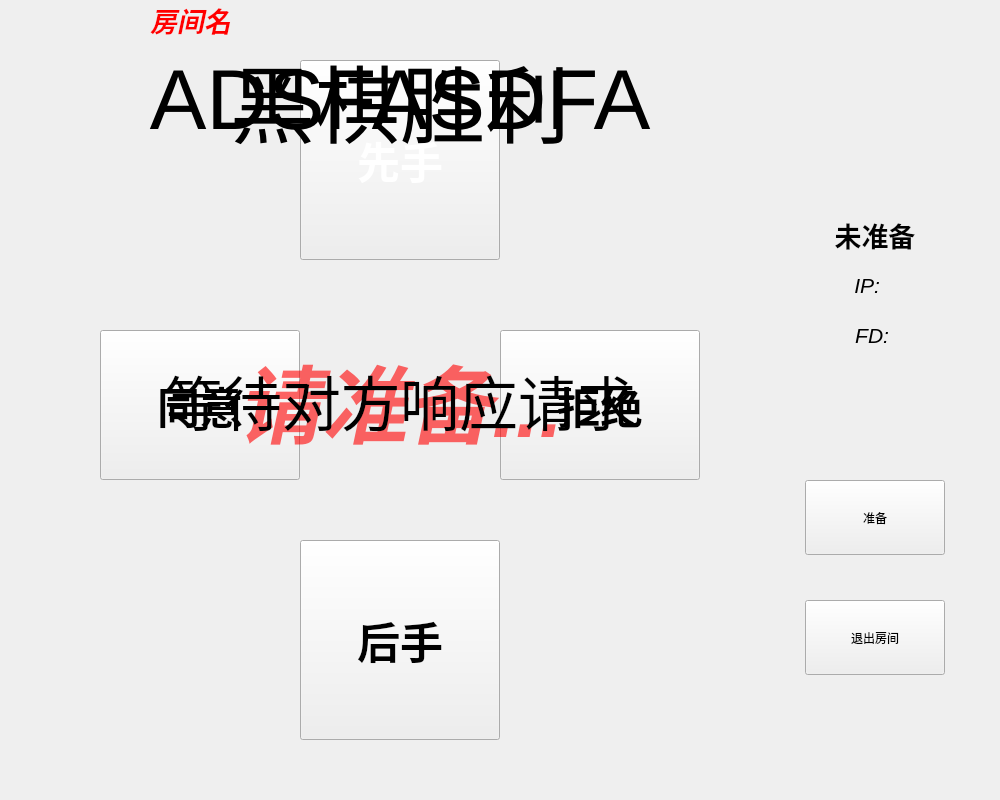
<?xml version="1.0" encoding="UTF-8"?>
<ui version="4.0">
 <class>internet_game</class>
 <widget class="QWidget" name="internet_game">
  <property name="geometry">
   <rect>
    <x>0</x>
    <y>0</y>
    <width>1000</width>
    <height>800</height>
   </rect>
  </property>
  <property name="windowTitle">
   <string>Form</string>
  </property>
  <widget class="QStackedWidget" name="stackedWidget">
   <property name="geometry">
    <rect>
     <x>750</x>
     <y>0</y>
     <width>250</width>
     <height>800</height>
    </rect>
   </property>
   <property name="currentIndex">
    <number>0</number>
   </property>
   <widget class="QWidget" name="page_1">
    <widget class="QPushButton" name="Button_prepare">
     <property name="geometry">
      <rect>
       <x>55</x>
       <y>480</y>
       <width>140</width>
       <height>75</height>
      </rect>
     </property>
     <property name="styleSheet">
      <string notr="true">background-image: url(:/new/prefix1/img/btnbg.jpg);</string>
     </property>
     <property name="text">
      <string>准备</string>
     </property>
    </widget>
    <widget class="QPushButton" name="Button_exit_room">
     <property name="geometry">
      <rect>
       <x>55</x>
       <y>600</y>
       <width>140</width>
       <height>75</height>
      </rect>
     </property>
     <property name="styleSheet">
      <string notr="true">background-image: url(:/new/prefix1/img/btnbg.jpg);</string>
     </property>
     <property name="text">
      <string>退出房间</string>
     </property>
    </widget>
    <widget class="QLabel" name="label_ip">
     <property name="geometry">
      <rect>
       <x>-5</x>
       <y>270</y>
       <width>250</width>
       <height>30</height>
      </rect>
     </property>
     <property name="font">
      <font>
       <pointsize>16</pointsize>
       <weight>50</weight>
       <italic>true</italic>
       <bold>false</bold>
      </font>
     </property>
     <property name="text">
      <string>IP: </string>
     </property>
     <property name="alignment">
      <set>Qt::AlignCenter</set>
     </property>
    </widget>
    <widget class="QLabel" name="label_opponent">
     <property name="geometry">
      <rect>
       <x>50</x>
       <y>30</y>
       <width>150</width>
       <height>150</height>
      </rect>
     </property>
     <property name="text">
      <string/>
     </property>
    </widget>
    <widget class="QLabel" name="label_prepare_">
     <property name="geometry">
      <rect>
       <x>50</x>
       <y>220</y>
       <width>150</width>
       <height>30</height>
      </rect>
     </property>
     <property name="font">
      <font>
       <pointsize>20</pointsize>
       <weight>75</weight>
       <bold>true</bold>
      </font>
     </property>
     <property name="text">
      <string>未准备</string>
     </property>
     <property name="alignment">
      <set>Qt::AlignCenter</set>
     </property>
    </widget>
    <widget class="QLabel" name="label_fd">
     <property name="geometry">
      <rect>
       <x>50</x>
       <y>320</y>
       <width>150</width>
       <height>30</height>
      </rect>
     </property>
     <property name="font">
      <font>
       <pointsize>16</pointsize>
       <weight>50</weight>
       <italic>true</italic>
       <bold>false</bold>
      </font>
     </property>
     <property name="text">
      <string>FD: </string>
     </property>
     <property name="alignment">
      <set>Qt::AlignCenter</set>
     </property>
    </widget>
   </widget>
   <widget class="QWidget" name="page_2">
    <widget class="QPushButton" name="btn_exit">
     <property name="geometry">
      <rect>
       <x>50</x>
       <y>700</y>
       <width>150</width>
       <height>75</height>
      </rect>
     </property>
     <property name="font">
      <font>
       <family>Agency FB</family>
       <pointsize>16</pointsize>
      </font>
     </property>
     <property name="styleSheet">
      <string notr="true">background-image: url(:/new/prefix1/img/btnbg.jpg);</string>
     </property>
     <property name="text">
      <string>退出游戏</string>
     </property>
    </widget>
    <widget class="QPushButton" name="btn_back">
     <property name="geometry">
      <rect>
       <x>50</x>
       <y>500</y>
       <width>150</width>
       <height>75</height>
      </rect>
     </property>
     <property name="font">
      <font>
       <family>Agency FB</family>
       <pointsize>16</pointsize>
      </font>
     </property>
     <property name="styleSheet">
      <string notr="true">background-image: url(:/new/prefix1/img/btnbg.jpg);</string>
     </property>
     <property name="text">
      <string>悔棋</string>
     </property>
    </widget>
    <widget class="QPushButton" name="btn_surrender">
     <property name="geometry">
      <rect>
       <x>50</x>
       <y>600</y>
       <width>150</width>
       <height>75</height>
      </rect>
     </property>
     <property name="font">
      <font>
       <family>Agency FB</family>
       <pointsize>16</pointsize>
      </font>
     </property>
     <property name="styleSheet">
      <string notr="true">background-image: url(:/new/prefix1/img/btnbg.jpg);</string>
     </property>
     <property name="text">
      <string>认输</string>
     </property>
    </widget>
    <widget class="QLabel" name="Label_your_color">
     <property name="geometry">
      <rect>
       <x>70</x>
       <y>310</y>
       <width>100</width>
       <height>100</height>
      </rect>
     </property>
     <property name="text">
      <string/>
     </property>
    </widget>
    <widget class="QLineEdit" name="LE_send">
     <property name="geometry">
      <rect>
       <x>30</x>
       <y>270</y>
       <width>130</width>
       <height>30</height>
      </rect>
     </property>
    </widget>
    <widget class="QPushButton" name="Button_send">
     <property name="geometry">
      <rect>
       <x>160</x>
       <y>270</y>
       <width>50</width>
       <height>30</height>
      </rect>
     </property>
     <property name="font">
      <font>
       <pointsize>9</pointsize>
       <weight>75</weight>
       <bold>true</bold>
      </font>
     </property>
     <property name="styleSheet">
      <string notr="true"/>
     </property>
     <property name="text">
      <string>发送</string>
     </property>
    </widget>
    <widget class="QLabel" name="label_msg">
     <property name="geometry">
      <rect>
       <x>35</x>
       <y>420</y>
       <width>180</width>
       <height>50</height>
      </rect>
     </property>
     <property name="font">
      <font>
       <pointsize>14</pointsize>
       <weight>75</weight>
       <bold>true</bold>
      </font>
     </property>
     <property name="text">
      <string/>
     </property>
     <property name="alignment">
      <set>Qt::AlignCenter</set>
     </property>
    </widget>
    <widget class="QTextEdit" name="LE_recv">
     <property name="geometry">
      <rect>
       <x>30</x>
       <y>10</y>
       <width>180</width>
       <height>250</height>
      </rect>
     </property>
     <property name="readOnly">
      <bool>true</bool>
     </property>
    </widget>
   </widget>
  </widget>
  <widget class="QLabel" name="label">
   <property name="geometry">
    <rect>
     <x>0</x>
     <y>0</y>
     <width>800</width>
     <height>800</height>
    </rect>
   </property>
   <property name="text">
    <string/>
   </property>
  </widget>
  <widget class="QPushButton" name="button_black">
   <property name="geometry">
    <rect>
     <x>300</x>
     <y>60</y>
     <width>200</width>
     <height>200</height>
    </rect>
   </property>
   <property name="font">
    <font>
     <pointsize>32</pointsize>
     <weight>75</weight>
     <bold>true</bold>
    </font>
   </property>
   <property name="styleSheet">
    <string notr="true">QPushButton{color:white;border-image: url(:/new/prefix1/img/kuro.png);}
</string>
   </property>
   <property name="text">
    <string>先手</string>
   </property>
  </widget>
  <widget class="QPushButton" name="button_agree">
   <property name="geometry">
    <rect>
     <x>100</x>
     <y>330</y>
     <width>200</width>
     <height>150</height>
    </rect>
   </property>
   <property name="font">
    <font>
     <pointsize>32</pointsize>
     <weight>75</weight>
     <bold>true</bold>
    </font>
   </property>
   <property name="styleSheet">
    <string notr="true">background-image: url(:/new/prefix1/img/btnbg.jpg);</string>
   </property>
   <property name="text">
    <string>同意</string>
   </property>
  </widget>
  <widget class="QPushButton" name="button_refuse">
   <property name="geometry">
    <rect>
     <x>500</x>
     <y>330</y>
     <width>200</width>
     <height>150</height>
    </rect>
   </property>
   <property name="font">
    <font>
     <pointsize>32</pointsize>
     <weight>75</weight>
     <bold>true</bold>
    </font>
   </property>
   <property name="styleSheet">
    <string notr="true">background-image: url(:/new/prefix1/img/btnbg.jpg);</string>
   </property>
   <property name="text">
    <string>拒绝</string>
   </property>
  </widget>
  <widget class="QPushButton" name="button_white">
   <property name="geometry">
    <rect>
     <x>300</x>
     <y>540</y>
     <width>200</width>
     <height>200</height>
    </rect>
   </property>
   <property name="font">
    <font>
     <pointsize>32</pointsize>
     <weight>75</weight>
     <bold>true</bold>
    </font>
   </property>
   <property name="styleSheet">
    <string notr="true">QPushButton{border-image: url(:/new/prefix1/img/shiro.png);}</string>
   </property>
   <property name="text">
    <string>后手</string>
   </property>
  </widget>
  <widget class="QLabel" name="Title">
   <property name="geometry">
    <rect>
     <x>150</x>
     <y>0</y>
     <width>600</width>
     <height>50</height>
    </rect>
   </property>
   <property name="font">
    <font>
     <family>Agency FB</family>
     <pointsize>20</pointsize>
     <weight>75</weight>
     <italic>true</italic>
     <bold>true</bold>
    </font>
   </property>
   <property name="styleSheet">
    <string notr="true">QLabel{color:rgba(255, 0, 0, 1)}</string>
   </property>
   <property name="text">
    <string>房间名</string>
   </property>
   <property name="alignment">
    <set>Qt::AlignLeading|Qt::AlignLeft|Qt::AlignTop</set>
   </property>
  </widget>
  <widget class="QLabel" name="label_victory">
   <property name="geometry">
    <rect>
     <x>0</x>
     <y>0</y>
     <width>800</width>
     <height>200</height>
    </rect>
   </property>
   <property name="font">
    <font>
     <pointsize>64</pointsize>
     <italic>false</italic>
    </font>
   </property>
   <property name="text">
    <string>黑棋胜利</string>
   </property>
   <property name="alignment">
    <set>Qt::AlignCenter</set>
   </property>
  </widget>
  <widget class="QLabel" name="label_anwser">
   <property name="geometry">
    <rect>
     <x>0</x>
     <y>0</y>
     <width>800</width>
     <height>200</height>
    </rect>
   </property>
   <property name="font">
    <font>
     <pointsize>64</pointsize>
     <italic>false</italic>
    </font>
   </property>
   <property name="text">
    <string>ADSFASDFA</string>
   </property>
   <property name="alignment">
    <set>Qt::AlignCenter</set>
   </property>
  </widget>
  <widget class="QLabel" name="label_prepare">
   <property name="geometry">
    <rect>
     <x>0</x>
     <y>0</y>
     <width>800</width>
     <height>800</height>
    </rect>
   </property>
   <property name="font">
    <font>
     <pointsize>64</pointsize>
     <weight>75</weight>
     <italic>true</italic>
     <bold>true</bold>
    </font>
   </property>
   <property name="styleSheet">
    <string notr="true">QLabel{color:rgba(255, 0, 0, 0.6)}</string>
   </property>
   <property name="text">
    <string>请准备...</string>
   </property>
   <property name="textFormat">
    <enum>Qt::AutoText</enum>
   </property>
   <property name="alignment">
    <set>Qt::AlignCenter</set>
   </property>
  </widget>
  <widget class="QLabel" name="label_wait_answer">
   <property name="geometry">
    <rect>
     <x>0</x>
     <y>0</y>
     <width>800</width>
     <height>800</height>
    </rect>
   </property>
   <property name="font">
    <font>
     <pointsize>44</pointsize>
     <italic>false</italic>
    </font>
   </property>
   <property name="text">
    <string>等待对方响应请求</string>
   </property>
   <property name="alignment">
    <set>Qt::AlignCenter</set>
   </property>
  </widget>
 </widget>
 <resources/>
 <connections/>
</ui>
